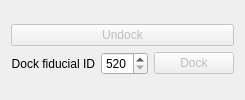
       <widget class="QWidget" name="dockingTab">
        <attribute name="title">
         <string>Dock</string>
        </attribute>
        <layout class="QVBoxLayout" name="verticalLayout_7">
         <item>
          <layout class="QVBoxLayout" name="dockingLayout">
           <item>
            <widget class="QPushButton" name="undockButton">
             <property name="enabled">
              <bool>false</bool>
             </property>
             <property name="text">
              <string>Undock</string>
             </property>
            </widget>
           </item>
           <item>
            <layout class="QHBoxLayout" name="dockSelectLayout">
             <item>
              <widget class="QLabel" name="dockLabel">
               <property name="sizePolicy">
                <sizepolicy hsizetype="Preferred" vsizetype="Preferred">
                 <horstretch>0</horstretch>
                 <verstretch>0</verstretch>
                </sizepolicy>
               </property>
               <property name="layoutDirection">
                <enum>Qt::LeftToRight</enum>
               </property>
               <property name="text">
                <string>Dock fiducial ID</string>
               </property>
               <property name="alignment">
                <set>Qt::AlignRight|Qt::AlignTrailing|Qt::AlignVCenter</set>
               </property>
              </widget>
             </item>
             <item>
              <widget class="QSpinBox" name="dockFiducialSpin">
               <property name="minimum">
                <number>520</number>
               </property>
               <property name="maximum">
                <number>549</number>
               </property>
              </widget>
             </item>
             <item>
              <widget class="QPushButton" name="dockButton">
               <property name="enabled">
                <bool>false</bool>
               </property>
               <property name="sizePolicy">
                <sizepolicy hsizetype="MinimumExpanding" vsizetype="Fixed">
                 <horstretch>0</horstretch>
                 <verstretch>0</verstretch>
                </sizepolicy>
               </property>
               <property name="text">
                <string>Dock</string>
               </property>
              </widget>
             </item>
            </layout>
           </item>
          </layout>
         </item>
        </layout>
       </widget>
